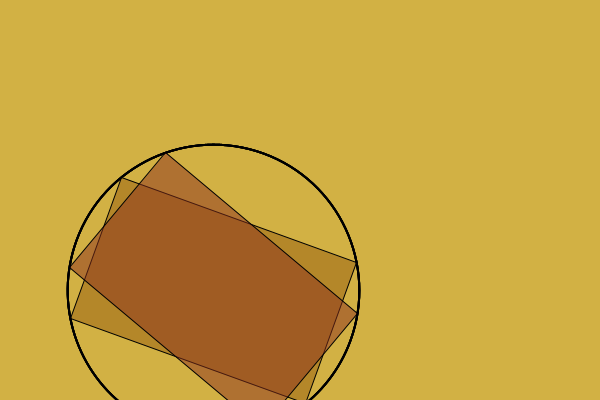
Frame 1 (no input)
Frame 60 (the mouse pressed at the canvas centre just before this capture): identical to frame 1, image omitted
Frame 120 (the mouse held since frame 60 and released just before this capture): identical to frame 1, image omitted

The Processing sketch that drew this single still picture (run headless with seeded random() and noise(); from frame 60 on, the mouse is pressed at the canvas centre):

// Processing sketch: box10
// ── box10.pde
void setup() {
   size(600, 400);
}

void draw() {
   background(210, 177, 68);
   stroke(0);
   noFill();
   
   rotate(radians(20));
   // move the origin to the center of the screen
   translate(300, 200);
   
   strokeWeight(2);
   drawCircleTo( 125,  75);
   drawCircleTo( 125, -75);
   drawCircleTo(-125,  75);
   drawCircleTo(-125, -75);
   strokeWeight(1);
   
   fill(149, 93, 13, 128);
   rect(-125, -75, 250, 150);    
   fill(139, 49, 30, 128);
   
   rotate(radians(20));
   
   rect(-125, -75, 250, 150);
}

void drawCircleTo(float x, float y) {
   float r = dist(0, 0, x, y);
   ellipse(0, 0, 2*r, 2*r);
}
